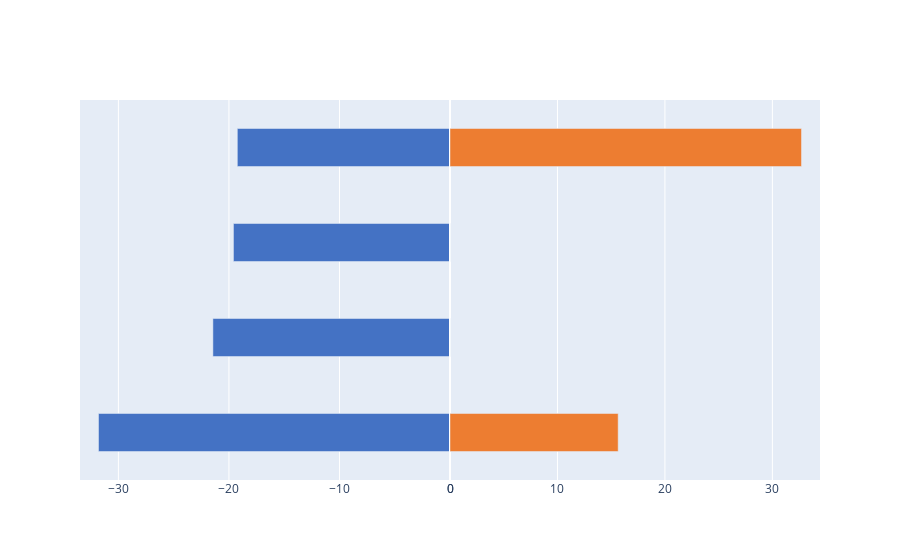

Notebook code cell kept with this figure:
### Code cell
import pandas as pd
import plotly.graph_objects as go
from plotly.subplots import make_subplots

# define data set
s1 = pd.Series(['dont have a mortgage',-31.8,'have mortgage',15.65])
s2 = pd.Series(['have utility bill arrears',-21.45,'',0])
s3 = pd.Series(['have interest only mortgage',-19.59,'',0])
s4 = pd.Series(['bank with challenger bank',-19.24,'bank with a traditional bank',32.71])
df = pd.DataFrame([list(s1),list(s2),list(s3),list(s4)], columns = ['label1','value1','label2','value2'])

# create subplots
fig = make_subplots(rows=1, cols=2, specs=[[{}, {}]], shared_xaxes=True,
                    shared_yaxes=True, horizontal_spacing=0)

fig.append_trace(go.Bar(y=df.index, x=df.value1, orientation='h', width=0.4, showlegend=False, marker_color='#4472c4'), 1, 1)
fig.append_trace(go.Bar(y=df.index, x=df.value2, orientation='h', width=0.4, showlegend=False, marker_color='#ed7d31'), 1, 2)
fig.update_yaxes(showticklabels=False) # hide all yticks

### Figure 1 — Plotly figure (JSON) as saved in the notebook; plotly's stock layout.template omitted (floating-point values rounded to 4 significant figures)
{"data": [{"marker": {"color": "#4472c4"}, "orientation": "h", "showlegend": false, "type": "bar", "width": 0.4, "x": [-31.8, -21.45, -19.59, -19.24], "xaxis": "x", "y": [0, 1, 2, 3], "yaxis": "y"}, {"marker": {"color": "#ed7d31"}, "orientation": "h", "showlegend": false, "type": "bar", "width": 0.4, "x": [15.65, 0, 0, 32.71], "xaxis": "x2", "y": [0, 1, 2, 3], "yaxis": "y2"}], "layout": {"autosize": true, "xaxis": {"anchor": "y", "autorange": true, "domain": [0, 0.5], "range": [-33.47, 0], "type": "linear"}, "xaxis2": {"anchor": "y2", "autorange": true, "domain": [0.5, 1], "range": [0, 34.43], "type": "linear"}, "yaxis": {"anchor": "x", "autorange": true, "domain": [0, 1], "range": [-0.5, 3.5], "showticklabels": false, "type": "linear"}, "yaxis2": {"anchor": "x2", "autorange": true, "domain": [0, 1], "matches": "y", "range": [-0.5, 3.5], "showticklabels": false, "type": "linear"}}}
